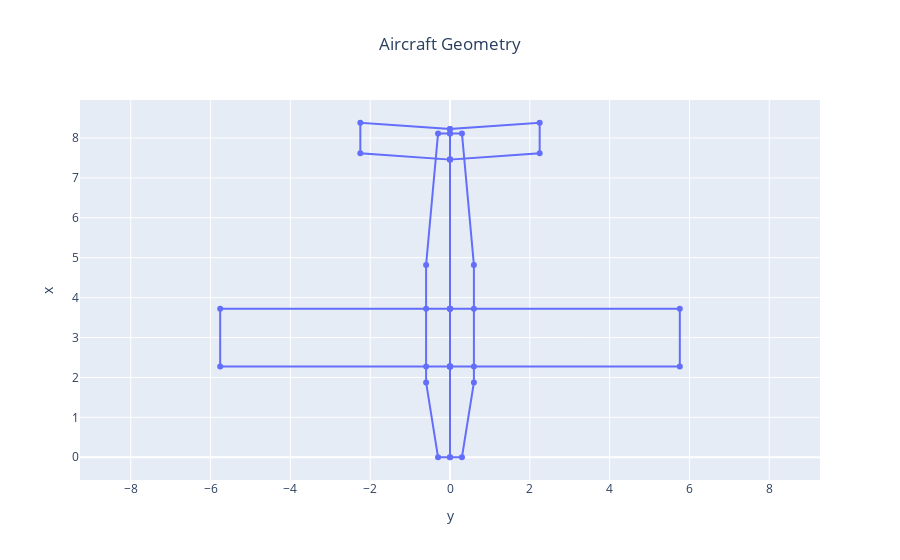

Here is the notebook cell this chart was saved with:
### Markdown cell above
We will finish by visualizing the two generated geometries before performing other calculation/analysis steps.

### Code cell
from fastoad.gui.analysis_and_plots import aircraft_geometry_plot

fig = aircraft_geometry_plot(pth.join(WORK_FOLDER_PATH, 'beechcraft_76_loads.xml'), name='Beechcraft 76')
fig.show()

### Figure 1 — Plotly figure (JSON) as saved in the notebook; plotly's stock layout.template omitted (floating-point values rounded to 4 significant figures)
{"data": [{"mode": "lines+markers", "name": "Beechcraft 76", "type": "scatter", "uid": "a5a07440-4cfe-402c-974b-96b3916f36e2", "x": [0, -0.2994, -0.5989, -0.5989, -0.2994, 0, 0, -0.5989, 0, -5.759, -5.759, 0, -0.5989, 0, 0, 0, -2.247, -2.247, 0, 0, 0, 0.2994, 0.5989, 0.5989, 0.2994, 0, 0, 0.5989, 0, 5.759, 5.759, 0, 0.5989, 0, 0, 0, 2.247, 2.247, 0, 0], "y": [0, 0, 1.873, 4.82, 8.112, 8.112, 2.277, 2.277, 2.277, 2.277, 3.721, 3.721, 3.721, 3.721, 2.277, 7.459, 7.617, 8.382, 8.225, 7.459, 0, 0, 1.873, 4.82, 8.112, 8.112, 2.277, 2.277, 2.277, 2.277, 3.721, 3.721, 3.721, 3.721, 2.277, 7.459, 7.617, 8.382, 8.225, 7.459]}], "layout": {"title": {"text": "Aircraft Geometry", "x": 0.5}, "xaxis": {"title": {"text": "y"}}, "yaxis": {"scaleanchor": "x", "scaleratio": 1, "title": {"text": "x"}}}}
